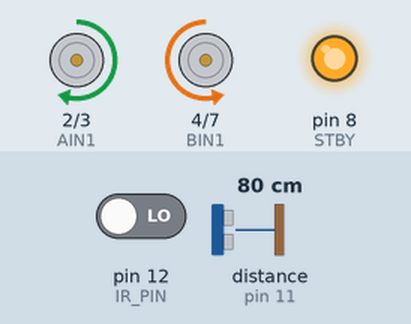
This sketch was run on a simulated Arduino Uno, built with avr-gcc and run on an emulated ATmega328P. Parts: motor-driver pin pairs drawn as motors (green arrow = first pin HIGH = forward, orange = second pin HIGH = backward, longer = more drive, scaled by the enable pin, stopped while the standby pin is LOW), output pins drawn as LEDs (lit = HIGH). Wiring (inferred from the names in the program): ultrasonic range finder: trigger pin 10; echo pin 11. Inputs (shaded band) come from the test bench; at power-on: distance to the obstacle (sensor on pin 11) 80 cm, pin 12 (IR_PIN) LOW. The echo pulse lasts 58.3 µs per cm; pins used as bus, display or sensor lines are not drawn; what the sketch prints to the serial monitor is not drawn.

Above: at 1.2 s.
1.3 s: distance to the obstacle (sensor on pin 11) set to 40 cm
4.3 s: distance to the obstacle (sensor on pin 11) set to 36 cm
At 5.6 s:
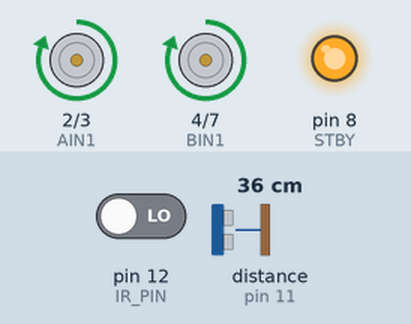
5.9 s: pin 12 (IR_PIN) driven HIGH
At 6.8 s:
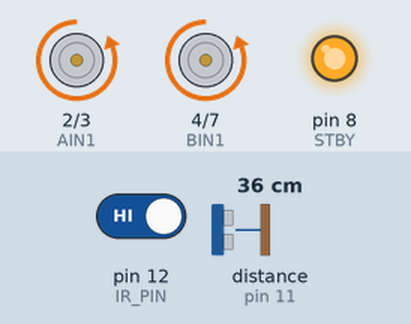
7.4 s: pin 12 (IR_PIN) driven LOW
At 7.9 s:
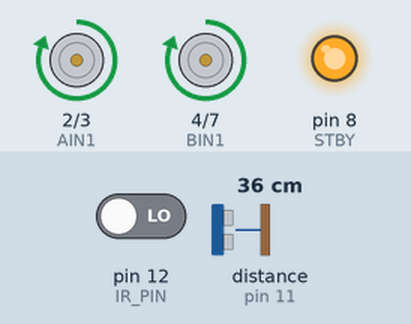
10.4 s: distance to the obstacle (sensor on pin 11) set to 60 cm
At 11.4 s:
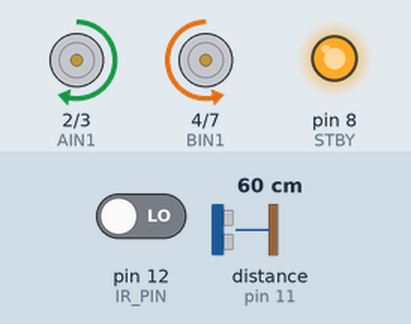
Timing chart, 0 to 13.0 s (numbered marks = the images above; inputs shaded):
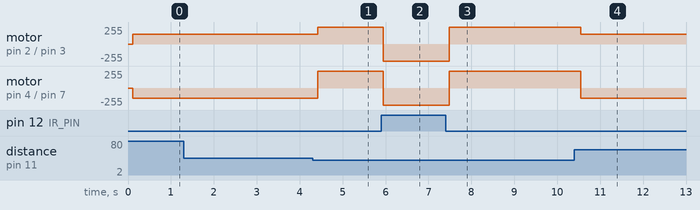

Measured:
- the behaviour switches between 38 and 37 cm on distance to the obstacle (sensor on pin 11) (found by bisection; images 0 and 1)
- after the input at 1.3 s, every drawn part: stays the same
- after the input at 4.3 s, motor on pin 2 (AIN1) / pin 3 (AIN2): forward 150/255 → forward 255/255 after 0.12 s; motor on pin 4 (BIN1) / pin 7 (BIN2): backward 150/255 → forward 255/255 after 0.12 s
- after the input at 5.9 s, motor on pin 2 (AIN1) / pin 3 (AIN2), motor on pin 4 (BIN1) / pin 7 (BIN2): forward 255/255 → backward 255/255 after 0.05 s
- after the input at 7.4 s, motor on pin 2 (AIN1) / pin 3 (AIN2), motor on pin 4 (BIN1) / pin 7 (BIN2): backward 255/255 → forward 255/255 after 0.08 s
- after the input at 10.4 s, motor on pin 2 (AIN1) / pin 3 (AIN2): forward 255/255 → forward 150/255 after 0.15 s; motor on pin 4 (BIN1) / pin 7 (BIN2): forward 255/255 → backward 150/255 after 0.15 s

The sketch:

updated_SUMO_Jan14.ino
```cpp
// ===== MOTOR DRIVER (TB6612FNG) =====
#define STBY 8
#define PWMA 6
#define AIN1 2
#define AIN2 3
#define BIN1 4
#define BIN2 7
#define PWMB 5

// ===== SENSORS =====
#define TRIG_PIN 10
#define ECHO_PIN 11
#define IR_PIN 12   // Bottom IR sensor (LOW = ground, HIGH = lifted)

// ===== CONSTANTS =====
#define MAX_SPEED 255
#define SEARCH_SPEED 150
#define ATTACK_DISTANCE 36.5   // cm

bool startedForward = false;

// ===== SETUP =====
void setup() {
  pinMode(STBY, OUTPUT);
  pinMode(PWMA, OUTPUT);
  pinMode(AIN1, OUTPUT);
  pinMode(AIN2, OUTPUT);
  pinMode(BIN1, OUTPUT);
  pinMode(BIN2, OUTPUT);
  pinMode(PWMB, OUTPUT);

  pinMode(TRIG_PIN, OUTPUT);
  pinMode(ECHO_PIN, INPUT);
  pinMode(IR_PIN, INPUT);

  digitalWrite(STBY, HIGH); // Enable motors

  Serial.begin(9600);
  Serial.println("=== Sumo Robot Running ===");
}

// ===== MOTOR CONTROL =====
void forward(int speed) {
  digitalWrite(AIN1, HIGH);
  digitalWrite(AIN2, LOW);
  digitalWrite(BIN1, HIGH);
  digitalWrite(BIN2, LOW);
  analogWrite(PWMA, speed);
  analogWrite(PWMB, speed);
}

void backward(int speed) {
  digitalWrite(AIN1, LOW);
  digitalWrite(AIN2, HIGH);
  digitalWrite(BIN1, LOW);
  digitalWrite(BIN2, HIGH);
  analogWrite(PWMA, speed);
  analogWrite(PWMB, speed);
}

void search() { // spin in place
  digitalWrite(AIN1, HIGH);
  digitalWrite(AIN2, LOW);
  digitalWrite(BIN1, LOW);
  digitalWrite(BIN2, HIGH);
  analogWrite(PWMA, SEARCH_SPEED);
  analogWrite(PWMB, SEARCH_SPEED);
}

// ===== ULTRASONIC =====
long getDistance() {
  digitalWrite(TRIG_PIN, LOW);
  delayMicroseconds(2);
  digitalWrite(TRIG_PIN, HIGH);
  delayMicroseconds(10);
  digitalWrite(TRIG_PIN, LOW);

  long duration = pulseIn(ECHO_PIN, HIGH, 25000);
  if (duration == 0) return -1;
  return duration * 0.034 / 2;
}

// ===== IR SENSOR =====
// HIGH = lifted / no ground
bool lifted() {
  return digitalRead(IR_PIN) == HIGH;
}

// ===== MAIN LOOP =====
void loop() {

  delay(100);
  if (!startedForward) {
    forward(MAX_SPEED);
    startedForward = true;
  }

  long distance = getDistance();

  Serial.print("Distance: ");
  if (distance == -1) Serial.print("No echo");
  else Serial.print(distance);
  Serial.print(" cm");

  Serial.print(" | IR: ");
  Serial.print(lifted() ? "LIFTED" : "GROUND");

  // ===== BEHAVIOR PRIORITY =====
  if (lifted()) {
    Serial.print(" | MODE: DEFENSE → BACKWARD");
    backward(MAX_SPEED);
  }
  else if (distance > 0 && distance <= ATTACK_DISTANCE) {
    Serial.print(" | MODE: ATTACK → FORWARD");
    forward(MAX_SPEED);
  }
  else {
    Serial.print(" | MODE: SEARCH → SPIN");
    search();
  }

  Serial.println();
  delay(50); // fast reaction time
}
```
